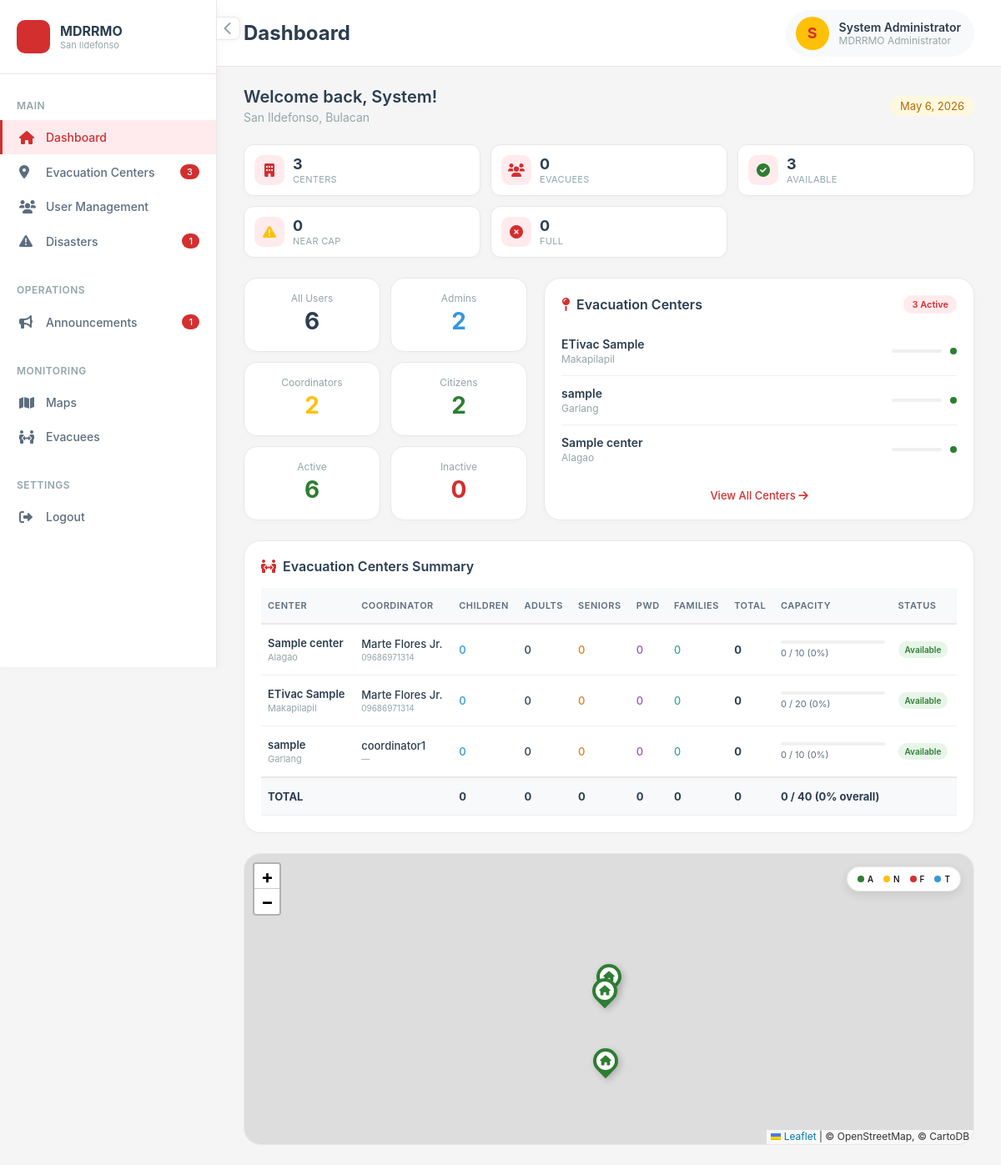
/admin/index.php (signed in), run on the app's committed database.
### tables this page shows
CREATE TABLE `users` (
  `id` int(10) UNSIGNED NOT NULL,
  `first_name` varchar(80) NOT NULL DEFAULT '',
  `last_name` varchar(80) NOT NULL DEFAULT '',
  `middle_name` varchar(80) DEFAULT NULL,
  `suffix` varchar(20) DEFAULT NULL,
  `full_name` varchar(255) GENERATED ALWAYS AS (trim(concat_ws(' ',`first_name`,coalesce(nullif(`middle_name`,''),NULL),`last_name`,coalesce(nullif(`suffix`,''),NULL)))) VIRTUAL,
  `email` varchar(150) NOT NULL,
  `contact_number` varchar(20) DEFAULT NULL,
  `birthday` date DEFAULT NULL COMMENT 'Date of birth — used to auto-compute age',
  `sex` enum('male','female','prefer_not_to_say') DEFAULT NULL COMMENT 'Biological sex of account owner',
  `password_hash` varchar(255) NOT NULL,
  `role` enum('citizen','admin','coordinator') NOT NULL DEFAULT 'citizen',
  `barangay_id` int(10) UNSIGNED NOT NULL,
  `house_number` varchar(50) NOT NULL,
  `is_email_verified` tinyint(1) NOT NULL DEFAULT 0,
  `otp_code_hash` varchar(255) DEFAULT NULL,
  `otp_expires_at` datetime DEFAULT NULL,
  `device_token` varchar(255) DEFAULT NULL,
  `device_fingerprint` varchar(255) DEFAULT NULL,
  `device_registered_at` datetime DEFAULT NULL,
  `is_device_trusted` tinyint(1) NOT NULL DEFAULT 0,
  `is_active` tinyint(1) NOT NULL DEFAULT 1,
  `created_at` datetime NOT NULL DEFAULT current_timestamp(),
  `updated_at` datetime NOT NULL DEFAULT current_timestamp() ON UPDATE current_timestamp()
);

CREATE TABLE `evacuation_centers` (
  `id` int(10) UNSIGNED NOT NULL,
  `name` varchar(150) NOT NULL,
  `barangay_id` int(10) UNSIGNED NOT NULL,
  `address` varchar(255) NOT NULL,
  `lat` decimal(10,7) NOT NULL,
  `lng` decimal(10,7) NOT NULL,
  `max_capacity_people` int(10) UNSIGNED NOT NULL,
  `max_capacity_families` int(10) UNSIGNED DEFAULT 0,
  `status` enum('available','near_capacity','full','temp_shelter','closed') NOT NULL DEFAULT 'available',
  `coordinator_user_id` int(10) UNSIGNED DEFAULT NULL,
  `notes` text DEFAULT NULL,
  `created_at` datetime NOT NULL DEFAULT current_timestamp(),
  `updated_at` datetime NOT NULL DEFAULT current_timestamp() ON UPDATE current_timestamp()
);

CREATE TABLE `barangays` (
  `id` int(10) UNSIGNED NOT NULL,
  `name` varchar(100) NOT NULL,
  `municipality` varchar(100) NOT NULL DEFAULT 'San Ildefonso',
  `province` varchar(100) NOT NULL DEFAULT 'Bulacan',
  `center_lat` decimal(10,7) DEFAULT NULL,
  `center_lng` decimal(10,7) DEFAULT NULL,
  `boundary_polygon` longtext DEFAULT NULL CHECK (json_valid(`boundary_polygon`)),
  `is_active` tinyint(1) NOT NULL DEFAULT 1
);

### admin/index.php (the view, shortened to what the rows shown need)
<?php
require_once __DIR__ . '/../pages/session.php';
require_login('admin');
require_once __DIR__ . '/../pages/center_helpers.php';
$user = current_user();
$pdo  = db();
$centers = get_centers_with_occupancy();
$evacSummaryStmt = $pdo->query("
    SELECT
        ec.id,
        ec.name AS center_name,
        b.name  AS barangay_name,
        ec.status,
        ec.max_capacity_people,
        -- Coordinator info
        u.full_name    AS coordinator_name,
        u.contact_number AS coordinator_contact,
        -- Demographics aggregated
        COALESCE(SUM(er.adults),   0) AS total_adults,
        COALESCE(SUM(er.children), 0) AS total_children,
        COALESCE(SUM(er.seniors),  0) AS total_seniors,
        COALESCE(SUM(er.pwds),     0) AS total_pwds,
        COALESCE(SUM(er.total_members), 0) AS total_evacuees,
        COUNT(DISTINCT er.id) AS total_families
    FROM evacuation_centers ec
    LEFT JOIN barangays b        ON b.id = ec.barangay_id
    LEFT JOIN users u            ON u.id = ec.coordinator_user_id
    LEFT JOIN evac_registrations er ON er.center_id = ec.id
    GROUP BY ec.id
    ORDER BY total_evacuees DESC
");
$evacSummary = $evacSummaryStmt->fetchAll();
?>
<!DOCTYPE html>
<html lang="en">
<head>
    <link rel="stylesheet" href="../asset/css/admin_index.css">
    <link rel="stylesheet" href="https://unpkg.com/leaflet@1.9.4/dist/leaflet.css" />
    <link rel="stylesheet" href="https://cdnjs.cloudflare.com/ajax/libs/font-awesome/6.0.0/css/all.min.css" />
</head>
<body>
    <div class="app-wrapper">
        <main class="main-content" id="mainContent">
            <div class="top-nav">
                <div class="page-title">
                    <h1>Dashboard</h1>
                </div>
                <div class="user-menu">
                    <div class="user-profile">
                        <div class="user-avatar">
                            <?php echo strtoupper(substr($user['full_name'] ?? 'A', 0, 1)); ?>
                        </div>
                        <div class="user-info">
                            <span class="user-name"><?php echo htmlspecialchars($user['full_name'] ?? 'Admin'); ?></span>
                            <span class="user-role">MDRRMO Administrator</span>
                        </div>
                    </div>
                </div>
            </div>
            <div class="dashboard">
                <div class="welcome-bar">
                    <div class="welcome-text">
                        <h2>Welcome back, <?php echo htmlspecialchars(explode(' ', $user['full_name'] ?? 'Admin')[0]); ?>!</h2>
                        <p>San Ildefonso, Bulacan</p>
                    </div>
                </div>
                <div class="main-grid">
    <div class="card">
        <div class="centers-list">
            <?php
            $displayCenters = array_slice($centers, 0, 4);
            foreach ($displayCenters as $center):
                $dotClass = 'dot-gray';
                if ($center['status'] === 'available') {
                    $dotClass = 'dot-green';
                } else if ($center['status'] === 'near_capacity') {
                    $dotClass = 'dot-yellow';
                    $fillClass = 'yellow';
                } else if ($center['status'] === 'full') {
                    $dotClass = 'dot-red';
                } else if ($center['status'] === 'temp_shelter') {
                    $dotClass = 'dot-blue';
                }
            ?>
            <div class="center-item">
                <div class="center-info">
                    <h4><?php echo htmlspecialchars($center['name']); ?></h4>
                    <p><?php echo htmlspecialchars($center['barangay_name']); ?></p>
                </div>
                <div class="capacity-indicator">
                    <div class="capacity-bar">
                    </div>
                    <span class="capacity-dot <?php echo $dotClass; ?>"></span>
                </div>
            </div>
            <?php endforeach; ?>
        </div>
    </div>
</div>
                <?php if (!empty($evacSummary)): ?>
                <div class="evac-summary-card card">
                    <div style="overflow-x: auto;">
                        <table class="evac-table">
                            <thead>
                                <tr>
                                    <th>Center</th>
                                    <th>Coordinator</th>
                                    <th>Children</th>
                                    <th>Adults</th>
                                    <th>Seniors</th>
                                    <th>PWD</th>
                                    <th>Families</th>
                                    <th>Total</th>
                                    <th>Capacity</th>
                                    <th>Status</th>
                                </tr>
                            </thead>
                            <tbody>
                                <?php foreach ($evacSummary as $row):
                                    $pct = $row['max_capacity_people'] > 0
                                        ? min(round(($row['total_evacuees'] / $row['max_capacity_people']) * 100), 100)
                                        : 0;
                                    $statusLabel = 'Available';
                                    $statusClass = 'es-available';
                                ?>
                                <tr>
                                    <td>
                                        <div class="es-center-name"><?php echo htmlspecialchars($row['center_name']); ?></div>
                                        <div class="es-center-brgy">
                                            <?php echo htmlspecialchars($row['barangay_name']); ?>
                                        </div>
                                    </td>
                                    <td>
                                        <?php if ($row['coordinator_name']): ?>
                                            <div class="es-coord-name"><?php echo htmlspecialchars($row['coordinator_name']); ?></div>
                                            <div class="es-coord-contact">
                                                <?php echo htmlspecialchars($row['coordinator_contact'] ?? '—'); ?>
                                            </div>
                                        <?php else: ?>
                                            <span class="es-no-coord">Unassigned</span>
                                        <?php endif; ?>
                                    </td>
                                    <td><span class="es-demo es-children"><?php echo number_format($row['total_children']); ?></span></td>
                                    <td><span class="es-demo es-adults"><?php echo number_format($row['total_adults']); ?></span></td>
                                    <td><span class="es-demo es-seniors"><?php echo number_format($row['total_seniors']); ?></span></td>
                                    <td><span class="es-demo es-pwd"><?php echo number_format($row['total_pwds']); ?></span></td>
                                    <td><span class="es-families"><?php echo number_format($row['total_families']); ?></span></td>
                                    <td><span class="es-total"><?php echo number_format($row['total_evacuees']); ?></span></td>
                                    <td>
                                        <div class="es-cap-wrap">
                                            <div class="es-cap-bar">
                                            </div>
                                            <div class="es-cap-text">
                                                <?php echo number_format($row['total_evacuees']); ?> / <?php echo number_format($row['max_capacity_people']); ?>
                                                (<?php echo $pct; ?>%)
                                            </div>
                                        </div>
                                    </td>
                                    <td><span class="es-status-badge <?php echo $statusClass; ?>"><?php echo $statusLabel; ?></span></td>
                                </tr>
                                <?php endforeach; ?>
                            </tbody>
                        </table>
                    </div>
                </div>
                <?php endif; ?>
            </div>
        </main>
    </div>
</body>
</html>

### data on the page
users: full_name "S", full_name "System Administrator", first_name "System"
evacuation_centers: name "ETivac Sample", barangay.name "Makapilapil", coordinator_user.full_name "Marte Flores Jr.", coordinator_user.contact_number "09686971314", total_children "0", total_adults "0", total_seniors "0", total_pwds "0", total_families "0", total_evacuees "0", max_capacity_people "20", pct "0", statusLabel "Available"
evacuation_centers: name "sample", barangay.name "Garlang", coordinator_user.full_name "coordinator1", coordinator_user.contact_number "—", total_children "0", total_adults "0", total_seniors "0", total_pwds "0", total_families "0", total_evacuees "0", max_capacity_people "10", pct "0", statusLabel "Available"
evacuation_centers: name "Sample center", barangay.name "Alagao", coordinator_user.full_name "Marte Flores Jr.", coordinator_user.contact_number "09686971314", total_children "0", total_adults "0", total_seniors "0", total_pwds "0", total_families "0", total_evacuees "0", max_capacity_people "10", pct "0", statusLabel "Available"

### other printed values
$_badgeCenters "3"
$_badgeOngoing "1"
$_badgeAnnouncements "1"
$summary['total_centers'] "3"
$summary['total_evacuees'] "0"
$summary['status_available'] "3"
$summary['status_near'] "0"
$summary['status_full'] "0"
$uSummary['total_all'] "6"
$uSummary['total_admin'] "2"
$uSummary['total_coordinator'] "2"
$uSummary['total_citizen'] "2"
$uSummary['total_active'] "6"
$uSummary['total_inactive'] "0"
count($centers) "3"
